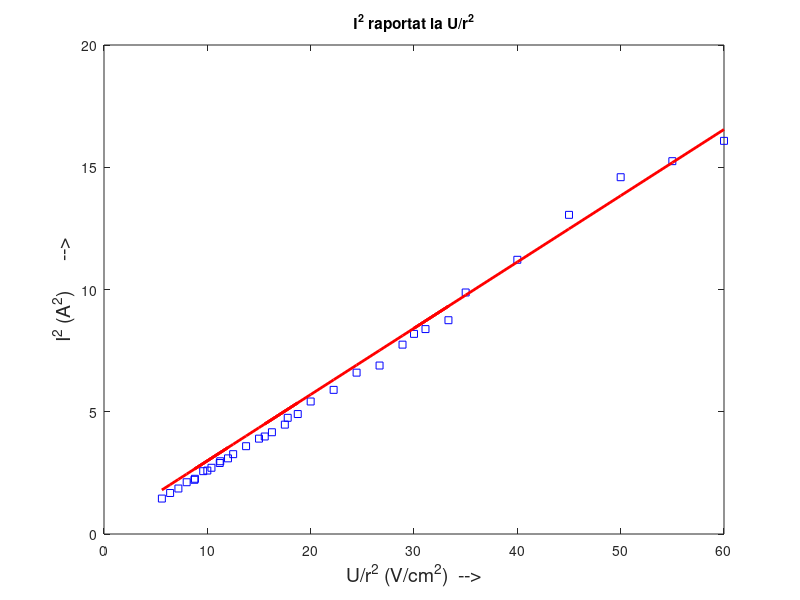

This chart was generated by the following MATLAB code:
function alpha = Plot()

    % Read data

    Data = dlmread('valori-grafic.txt');

    % x, y refer to the points from the processed input data

    x = Data(:, 1);
    y = Data(:, 2);
    m = length(x);

    % ML Algorithm to obtain regression line its slope(alpha)

    X = [ones(m, 1), x];

    alpha   = 0.001;
    weights = [0; 0];

    for i = 1 : 100000
        hypothesis = X * weights;
        weights    = weights - alpha * (1 / m) * X' * (hypothesis - y);
    end

    % X, Y refer to the regression line

    Y = X .* (-weights(1)) + weights(2);

    % plot the points and their regression line figure;

    plot(x, y, 'bs', "markersize", 5);
    xlabel('U/r^2 (V/cm^2)  -->', 'fontsize', 14);
    ylabel('I^2 (A^2)      -->', 'fontsize', 14);
    hold on
    plot(X, Y, 'r-', "linewidth", 2)
    hold off
    title('I^2 raportat la U/r^2')

    M = [x, y]

    alpha = -weights(1) / 10000;

    miu0 = 4 * pi * (10^(-7));
    n    = 154;
    R    = 0.2;

    em = (125/32) * ((R^2) / ((miu0^2) * (n^2))) * (1 / alpha);
    em 

endfunction
